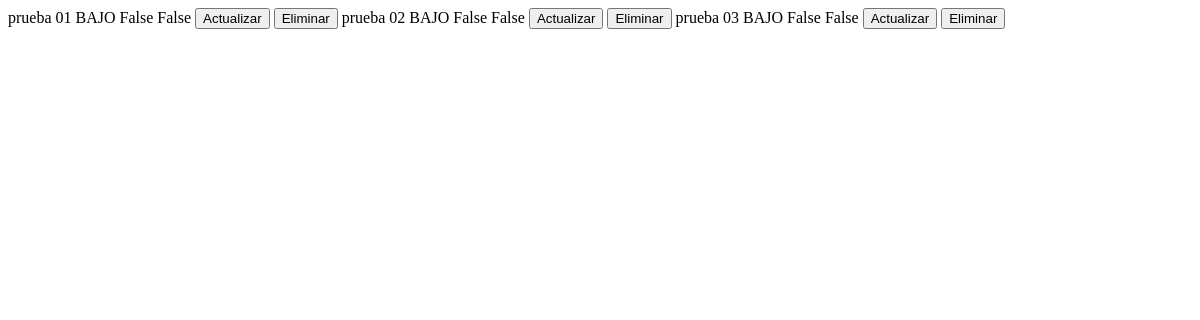
Page /tareas/tareas/ on the earlier database version.
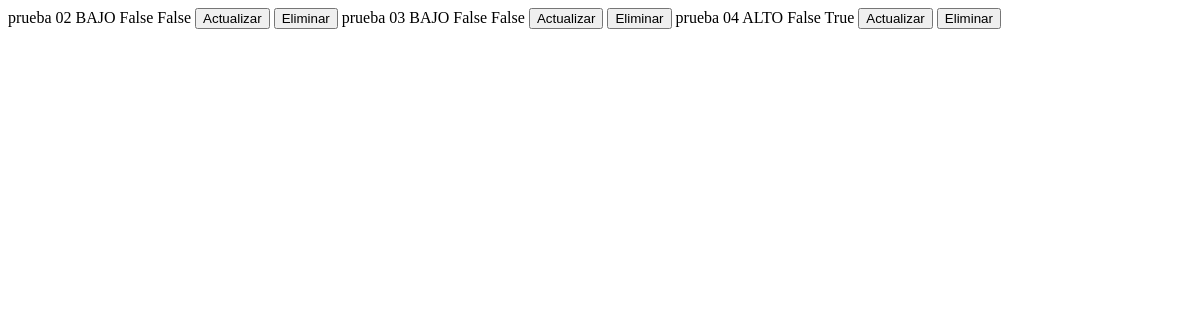
Same page on the later database version.
### to_do/models.py (models this page shows, shortened)
class Tasks(models.Model):
    HIGH = 'H'
    MIDDLE = 'M'
    LOW = 'L'
    PRIORITY_TASKS_CHOICES = [
        (HIGH, 'ALTO'),
        (MIDDLE, 'MEDIO'),
        (LOW, 'BAJO'),
    ]
    name = models.CharField('Tarea', max_length=500, unique=True, blank=False, null=False)
    priority = models.CharField('Prioridad', max_length=5, choices=PRIORITY_TASKS_CHOICES, default=LOW)
    status = models.BooleanField('Estado', choices=((True, 'COMPLETADO'), (False, 'Pending')), default=False)
    enable = models.BooleanField('Activo', choices=((True, 'Habilitado'), (False, 'Inhabilitado')), default=True)
    class Meta:
        verbose_name = 'Tarea'
        verbose_name_plural = 'Tareas'

### to_do/views.py (the view)
# urls.py: path('tareas/', tasks, name='tasks'),
def tasks(request):
    tasks = Tasks.objects.all()
    template = 'to_do/tasks.html'
    context = {
        'tasks': tasks,
    }
    return render(request, template, context)

### to_do/templates/to_do/tasks.html
{% for task in tasks %}
    <tr id="task-{{ task.pk }}" class="task-row">
        <td>{{ task.name }}</td>
        <td>{{ task.get_priority_display }}</td>
        <td>{{ task.status }}</td>
        <td>{{ task.enable }}</td>
        <td>
            <button
                class="btn btn-success btn-sm"
                type="button"
                hx-get="{% url 'to_do:update_task' task.id %}"
                hx-target="#dialog">
                Actualizar
            </button>
            <button
                class="btn btn-danger btn-sm"
                type="button"
                hx-get="{% url 'to_do:delete_task_confirmation' task.id %}"
                hx-target="#dialog">
                Eliminar
            </button>
        </td>
    </tr>
{% endfor %}

Differences in the rows shown:
removed Tasks: name "prueba 01", priority "BAJO", status "False", enable "False"
added Tasks: name "prueba 04", priority "ALTO", status "False", enable "True"
